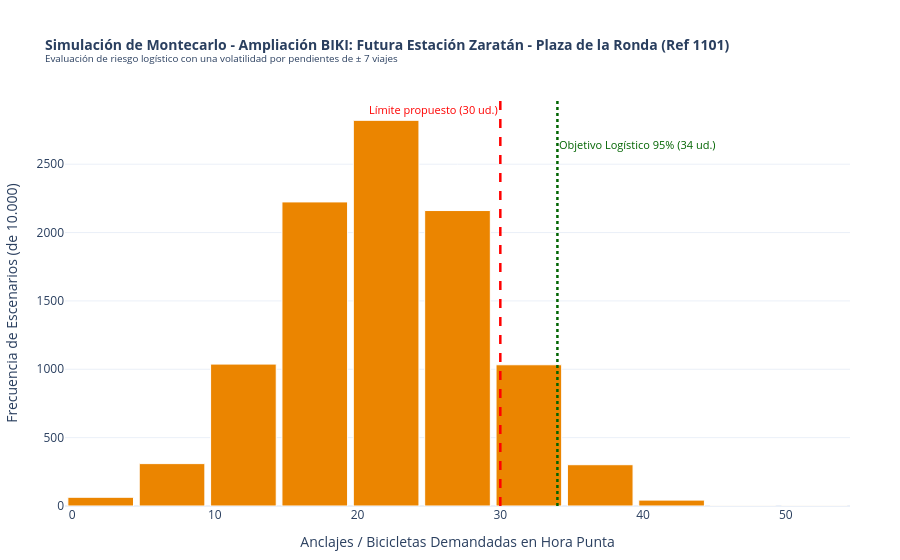

Notebook source saved alongside this figure:
### Markdown cell above
<span style="font-size: 20pt; font-weight: bold; color: #804000;">**Bloque 14.** Simulaciones  </span>

Imaginemos que el Ayuntamiento de Valladolid decide amplizar la red de bicicletas BIKI hasta los municipios de Zaratán y Arroyo de la Encomienda. 
Mediante una Simulación de Monte Carlo para Zaratán, tomaremos como puntos de referencia aquellos que se encuentrebn más al centro. 
- Localización potencial de una estación: Plaza de la Ronda
- Stock de seguridad (Z=1.645)

### Code cell
# Configuración de parámetros para la nueva estación proyectada en Zaratán
nombre_estacion = "Futura Estación Zaratán - Plaza de la Ronda (Ref 1101)"
capacidad_zaratan = 30         # Capacidad proyectada de anclajes iniciales
media_demanda_viajes = 22      # Estimación de alta demanda por conexión del alfoz
desviacion_estandar = 7        # Volatilidad alta por pendientes y clima (± 7 viajes)
simulaciones = 10000

np.random.seed(24)

# Ejecución de la Simulación de Montecarlo (10.000 días u horas punta)
demanda_zaratan = np.random.normal(loc=media_demanda_viajes, scale=desviacion_estandar, size=simulaciones)
demanda_zaratan = np.clip(np.round(demanda_zaratan).astype(int), 0, None)

# Análisis estadístico de riesgo logístico y capacidad
escenarios_colapso = demanda_zaratan > capacidad_zaratan
probabilidad_colapso = (np.sum(escenarios_colapso) / simulaciones) * 100

# Cálculo del Stock de Seguridad para un nivel de confianza del 95% (Z = 1.645)
Z_95 = 1.645
stock_seguridad = int(np.ceil(Z_95 * desviacion_estandar))
punto_reposicion_optimo = media_demanda_viajes + stock_seguridad

print("=== ANÁLISIS DE EXPANSIÓN GEOGRÁFICA: ZARATÁN ===")
print(f"Ubicación Proyectada: {nombre_estacion}")
print(f"Probabilidad de colapso/saturación con {capacidad_zaratan} anclajes: {probabilidad_colapso:.2f}%")
print(f"Stock de Seguridad requerido (colchón de margen): {stock_seguridad} unidades")
print(f"Punto de Reposición Óptimo (Inyección/Vaciado): {punto_reposicion_optimo} unidades")

df_zaratan = pd.DataFrame({"Demanda_Zaratan": demanda_zaratan})

fig_zaratan = px.histogram(
    df_zaratan,
    x="Demanda_Zaratan",
    title=(
        f"<b>Simulación de Montecarlo - Ampliación BIKI: {nombre_estacion}</b><br>"
        f"<sup>Evaluación de riesgo logístico con una volatilidad por pendientes de ± {desviacion_estandar} viajes</sup>"
    ),
    labels={
        "Demanda_Zaratan": "Anclajes / Bicicletas Demandadas en Hora Punta",
        "count": "Frecuencia de Escenarios"
    },
    color_discrete_sequence=["#eb8500"],
    nbins=25
)

# Línea roja: Límite físico inicial propuesto (izquierda)
fig_zaratan.add_vline(
    x=capacidad_zaratan,
    line_dash="dash",
    line_color="red",
    line_width=2.5,
    annotation_text=f"Límite propuesto ({capacidad_zaratan} ud.)",
    annotation_position="top left",
    annotation_font=dict(color="red", size=11)
)

# Línea verde: Necesidad real con el Stock de Seguridad incluido (derecha y desplazada abajo)
fig_zaratan.add_vline(
    x=punto_reposicion_optimo,
    line_dash="dot",
    line_color="darkgreen",
    line_width=2.5,
    annotation_text=f"Objetivo Logístico 95% ({punto_reposicion_optimo} ud.)",
    annotation_position="top right",
    annotation_yshift=-35,
    annotation_font=dict(color="darkgreen", size=11)
)

fig_zaratan.update_traces(marker_line_width=1, marker_line_color="white")
fig_zaratan.update_layout(
    template="plotly_white",
    title_font_size=14,
    bargap=0.08,
    margin=dict(l=50, r=50, t=100, b=50),
    yaxis_title="Frecuencia de Escenarios (de 10.000)"
)

# Guardar en HTML, abrir en navegador y renderizar en el notebook
fig_zaratan.write_html("simulacion_zaratan_biki.html")
fig_zaratan.show()

### Figure 1 — Plotly figure (JSON) as saved in the notebook; plotly's stock layout.template omitted (floating-point values rounded to 4 significant figures; data arrays with more than 128 entries replaced by an {"elided": "..."} marker saying what was removed)
{"data": [{"bingroup": "x", "hovertemplate": "Anclajes / Bicicletas Demandadas en Hora Punta=%{x}<br>count=%{y}<extra></extra>", "legendgroup": "", "marker": {"color": "#eb8500", "line": {"color": "white", "width": 1}, "pattern": {"shape": ""}}, "name": "", "nbinsx": 25, "orientation": "v", "showlegend": false, "type": "histogram", "x": {"elided": "10000 int values"}, "xaxis": "x", "yaxis": "y"}], "layout": {"annotations": [{"font": {"color": "red", "size": 11}, "showarrow": false, "text": "Límite propuesto (30 ud.)", "x": 30, "xanchor": "right", "xref": "x", "y": 1, "yanchor": "top", "yref": "y domain"}, {"font": {"color": "darkgreen", "size": 11}, "showarrow": false, "text": "Objetivo Logístico 95% (34 ud.)", "x": 34, "xanchor": "left", "xref": "x", "y": 1, "yanchor": "top", "yref": "y domain", "yshift": -35}], "bargap": 0.08, "barmode": "relative", "legend": {"tracegroupgap": 0}, "margin": {"b": 50, "l": 50, "r": 50, "t": 100}, "shapes": [{"line": {"color": "red", "dash": "dash", "width": 2.5}, "type": "line", "x0": 30, "x1": 30, "xref": "x", "y0": 0, "y1": 1, "yref": "y domain"}, {"line": {"color": "darkgreen", "dash": "dot", "width": 2.5}, "type": "line", "x0": 34, "x1": 34, "xref": "x", "y0": 0, "y1": 1, "yref": "y domain"}], "title": {"font": {"size": 14}, "text": "<b>Simulación de Montecarlo - Ampliación BIKI: Futura Estación Zaratán - Plaza de la Ronda (Ref 1101)</b><br><sup>Evaluación de riesgo logístico con una volatilidad por pendientes de ± 7 viajes</sup>"}, "xaxis": {"anchor": "y", "domain": [0, 1], "title": {"text": "Anclajes / Bicicletas Demandadas en Hora Punta"}}, "yaxis": {"anchor": "x", "domain": [0, 1], "title": {"text": "Frecuencia de Escenarios (de 10.000)"}}}}
